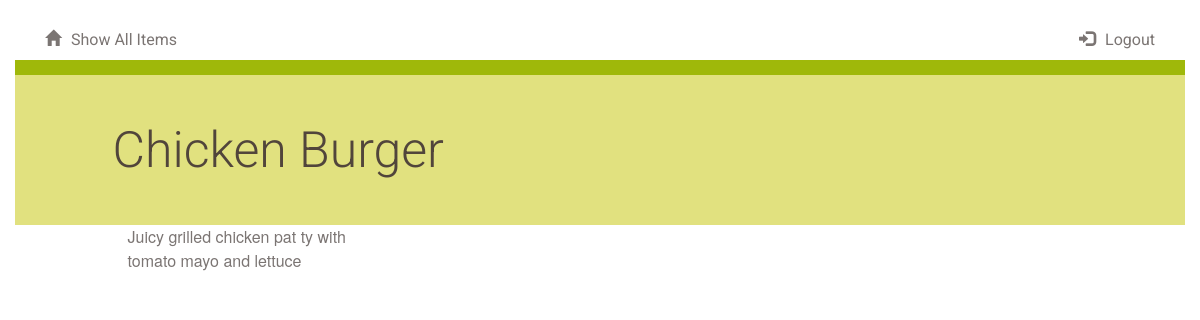
The page /catalog/1/2/ on the database its author committed.
### database_setup.py (models this page shows, shortened)
class Item(Base):
    __tablename__ = 'item'
    id = Column(Integer, primary_key=True)
    name = Column(String(80), nullable=False)
    description = Column(String(250))
    category_id = Column(Integer, ForeignKey('category.id'))
    category = relationship(Category)
    user_id = Column(Integer, ForeignKey('user.id'))
    user = relationship(User)

### project.py (the view)
@app.route('/catalog/<int:category_id>/<int:item_id>/')
def showItemsDescription(item_id, category_id):
    category = session.query(Category).filter_by(id=category_id).one()
    item = session.query(Item).filter_by(id=item_id).one()
    return render_template('item_description.html', category=category,
                           item=item)

### templates/item_description.html
{% extends "main.html" %}
{% block content %}
{% include "header.html" %}
    <div class="row divider green">
        <div class="col-md-12"></div>
    </div>
    <div class="row banner menu">
        <div class="col-md-11 col-md-offset-1 padding-none">
            <h1>{{item.name}}
            </h1>
        </div>
    </div>
    <div class="row">
        <div class="col-md-1"></div>
        <div class="col-md-3">
            <div class="item-description">
                <p>{{item.description}}</p>
            </div>
        </div>
        <div class="col-md-1"></div>
    </div>
{% endblock %}

### static/styles.css (style rules this page uses)
* { font-family: "Helvetica Neue Bold", Roboto, Helvetica, Arial, sans-serif; font-weight: 700; }
h1 { font-family: "Helvetica Neue Light", Roboto, Helvetica, Arial, sans-serif; font-size: 50px; color: #51453B; line-height: 60px; font-weight: 300; }
p { font-family: "Helvetica Neue", Roboto, Helvetica, Arial, sans-serif; font-size: 16px; color: #7B7573; line-height: 24px; font-weight: 400; }
body { font-size: 100%; font-family: "PT Sans", sans-serif; color: #505260; background-color: white; }
.padding-none { padding: 0; }
.divider { height: 15px; }
.divider.green { background-color: #9FB80A; }
.banner.menu { height: 150px; background-color: #E1E17F; }
.banner h1 { margin: 45px 0; }

### rows shown on the page
Item: name "Chicken Burger", description "Juicy grilled chicken pat ty with tomato mayo and lettuce"
